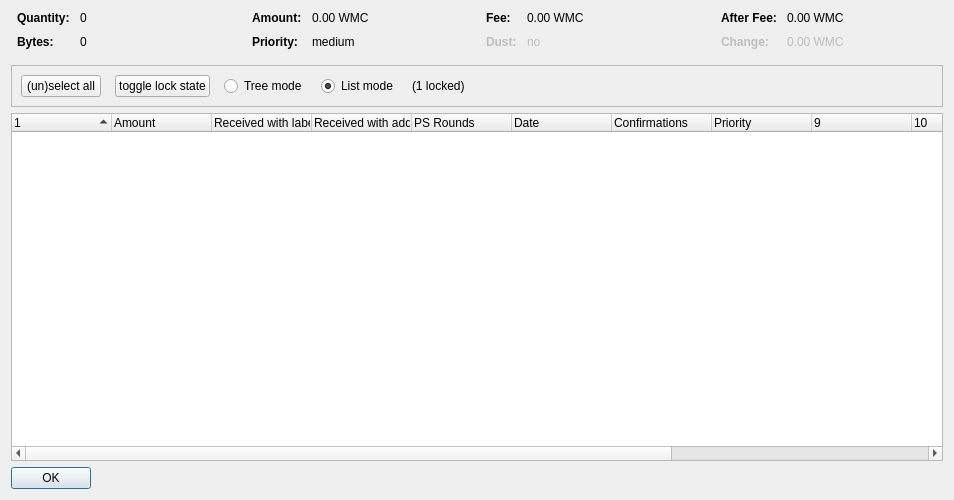
<?xml version="1.0" encoding="UTF-8"?>
<ui version="4.0">
 <class>CoinControlDialog</class>
 <widget class="QDialog" name="CoinControlDialog">
  <property name="geometry">
   <rect>
    <x>0</x>
    <y>0</y>
    <width>954</width>
    <height>500</height>
   </rect>
  </property>
  <property name="windowTitle">
   <string>Coin Selection</string>
  </property>
  <layout class="QVBoxLayout" name="verticalLayout">
   <item>
    <layout class="QHBoxLayout" name="horizontalLayoutTop" stretch="0,0,0,0">
     <property name="topMargin">
      <number>0</number>
     </property>
     <property name="bottomMargin">
      <number>10</number>
     </property>
     <item>
      <layout class="QFormLayout" name="formLayoutCoinControl1">
       <property name="horizontalSpacing">
        <number>10</number>
       </property>
       <property name="verticalSpacing">
        <number>10</number>
       </property>
       <property name="leftMargin">
        <number>6</number>
       </property>
       <property name="rightMargin">
        <number>6</number>
       </property>
       <item row="0" column="0">
        <widget class="QLabel" name="labelCoinControlQuantityText">
         <property name="font">
          <font>
           <weight>75</weight>
           <bold>true</bold>
          </font>
         </property>
         <property name="text">
          <string>Quantity:</string>
         </property>
        </widget>
       </item>
       <item row="0" column="1">
        <widget class="QLabel" name="labelCoinControlQuantity">
         <property name="cursor">
          <cursorShape>IBeamCursor</cursorShape>
         </property>
         <property name="contextMenuPolicy">
          <enum>Qt::ActionsContextMenu</enum>
         </property>
         <property name="text">
          <string notr="true">0</string>
         </property>
         <property name="textInteractionFlags">
          <set>Qt::LinksAccessibleByMouse|Qt::TextSelectableByKeyboard|Qt::TextSelectableByMouse</set>
         </property>
        </widget>
       </item>
       <item row="1" column="0">
        <widget class="QLabel" name="labelCoinControlBytesText">
         <property name="font">
          <font>
           <weight>75</weight>
           <bold>true</bold>
          </font>
         </property>
         <property name="text">
          <string>Bytes:</string>
         </property>
        </widget>
       </item>
       <item row="1" column="1">
        <widget class="QLabel" name="labelCoinControlBytes">
         <property name="cursor">
          <cursorShape>IBeamCursor</cursorShape>
         </property>
         <property name="contextMenuPolicy">
          <enum>Qt::ActionsContextMenu</enum>
         </property>
         <property name="text">
          <string notr="true">0</string>
         </property>
         <property name="textInteractionFlags">
          <set>Qt::LinksAccessibleByMouse|Qt::TextSelectableByKeyboard|Qt::TextSelectableByMouse</set>
         </property>
        </widget>
       </item>
      </layout>
     </item>
     <item>
      <layout class="QFormLayout" name="formLayoutCoinControl2">
       <property name="horizontalSpacing">
        <number>10</number>
       </property>
       <property name="verticalSpacing">
        <number>10</number>
       </property>
       <property name="leftMargin">
        <number>6</number>
       </property>
       <property name="rightMargin">
        <number>6</number>
       </property>
       <item row="0" column="0">
        <widget class="QLabel" name="labelCoinControlAmountText">
         <property name="font">
          <font>
           <weight>75</weight>
           <bold>true</bold>
          </font>
         </property>
         <property name="text">
          <string>Amount:</string>
         </property>
        </widget>
       </item>
       <item row="0" column="1">
        <widget class="QLabel" name="labelCoinControlAmount">
         <property name="cursor">
          <cursorShape>IBeamCursor</cursorShape>
         </property>
         <property name="contextMenuPolicy">
          <enum>Qt::ActionsContextMenu</enum>
         </property>
         <property name="text">
          <string notr="true">0.00 WMC</string>
         </property>
         <property name="textInteractionFlags">
          <set>Qt::LinksAccessibleByMouse|Qt::TextSelectableByKeyboard|Qt::TextSelectableByMouse</set>
         </property>
        </widget>
       </item>
       <item row="1" column="0">
        <widget class="QLabel" name="labelCoinControlPriorityText">
         <property name="font">
          <font>
           <weight>75</weight>
           <bold>true</bold>
          </font>
         </property>
         <property name="text">
          <string>Priority:</string>
         </property>
        </widget>
       </item>
       <item row="1" column="1">
        <widget class="QLabel" name="labelCoinControlPriority">
         <property name="cursor">
          <cursorShape>IBeamCursor</cursorShape>
         </property>
         <property name="contextMenuPolicy">
          <enum>Qt::ActionsContextMenu</enum>
         </property>
         <property name="text">
          <string>medium</string>
         </property>
         <property name="textInteractionFlags">
          <set>Qt::LinksAccessibleByMouse|Qt::TextSelectableByKeyboard|Qt::TextSelectableByMouse</set>
         </property>
        </widget>
       </item>
      </layout>
     </item>
     <item>
      <layout class="QFormLayout" name="formLayoutCoinControl3">
       <property name="horizontalSpacing">
        <number>10</number>
       </property>
       <property name="verticalSpacing">
        <number>10</number>
       </property>
       <property name="leftMargin">
        <number>6</number>
       </property>
       <property name="rightMargin">
        <number>6</number>
       </property>
       <item row="0" column="0">
        <widget class="QLabel" name="labelCoinControlFeeText">
         <property name="font">
          <font>
           <weight>75</weight>
           <bold>true</bold>
          </font>
         </property>
         <property name="text">
          <string>Fee:</string>
         </property>
        </widget>
       </item>
       <item row="0" column="1">
        <widget class="QLabel" name="labelCoinControlFee">
         <property name="cursor">
          <cursorShape>IBeamCursor</cursorShape>
         </property>
         <property name="contextMenuPolicy">
          <enum>Qt::ActionsContextMenu</enum>
         </property>
         <property name="text">
          <string notr="true">0.00 WMC</string>
         </property>
         <property name="textInteractionFlags">
          <set>Qt::LinksAccessibleByMouse|Qt::TextSelectableByKeyboard|Qt::TextSelectableByMouse</set>
         </property>
        </widget>
       </item>
       <item row="1" column="0">
        <widget class="QLabel" name="labelCoinControlLowOutputText">
         <property name="enabled">
          <bool>false</bool>
         </property>
         <property name="font">
          <font>
           <weight>75</weight>
           <bold>true</bold>
          </font>
         </property>
         <property name="text">
          <string>Dust:</string>
         </property>
        </widget>
       </item>
       <item row="1" column="1">
        <widget class="QLabel" name="labelCoinControlLowOutput">
         <property name="enabled">
          <bool>false</bool>
         </property>
         <property name="cursor">
          <cursorShape>IBeamCursor</cursorShape>
         </property>
         <property name="contextMenuPolicy">
          <enum>Qt::ActionsContextMenu</enum>
         </property>
         <property name="text">
          <string>no</string>
         </property>
         <property name="textInteractionFlags">
          <set>Qt::LinksAccessibleByMouse|Qt::TextSelectableByKeyboard|Qt::TextSelectableByMouse</set>
         </property>
        </widget>
       </item>
      </layout>
     </item>
     <item>
      <layout class="QFormLayout" name="formLayoutCoinControl4">
       <property name="horizontalSpacing">
        <number>10</number>
       </property>
       <property name="verticalSpacing">
        <number>10</number>
       </property>
       <property name="leftMargin">
        <number>6</number>
       </property>
       <property name="rightMargin">
        <number>6</number>
       </property>
       <item row="0" column="0">
        <widget class="QLabel" name="labelCoinControlAfterFeeText">
         <property name="font">
          <font>
           <weight>75</weight>
           <bold>true</bold>
          </font>
         </property>
         <property name="text">
          <string>After Fee:</string>
         </property>
        </widget>
       </item>
       <item row="0" column="1">
        <widget class="QLabel" name="labelCoinControlAfterFee">
         <property name="cursor">
          <cursorShape>IBeamCursor</cursorShape>
         </property>
         <property name="contextMenuPolicy">
          <enum>Qt::ActionsContextMenu</enum>
         </property>
         <property name="text">
          <string notr="true">0.00 WMC</string>
         </property>
         <property name="textInteractionFlags">
          <set>Qt::LinksAccessibleByMouse|Qt::TextSelectableByKeyboard|Qt::TextSelectableByMouse</set>
         </property>
        </widget>
       </item>
       <item row="1" column="0">
        <widget class="QLabel" name="labelCoinControlChangeText">
         <property name="enabled">
          <bool>false</bool>
         </property>
         <property name="font">
          <font>
           <weight>75</weight>
           <bold>true</bold>
          </font>
         </property>
         <property name="text">
          <string>Change:</string>
         </property>
        </widget>
       </item>
       <item row="1" column="1">
        <widget class="QLabel" name="labelCoinControlChange">
         <property name="enabled">
          <bool>false</bool>
         </property>
         <property name="cursor">
          <cursorShape>IBeamCursor</cursorShape>
         </property>
         <property name="contextMenuPolicy">
          <enum>Qt::ActionsContextMenu</enum>
         </property>
         <property name="text">
          <string notr="true">0.00 WMC</string>
         </property>
         <property name="textInteractionFlags">
          <set>Qt::LinksAccessibleByMouse|Qt::TextSelectableByKeyboard|Qt::TextSelectableByMouse</set>
         </property>
        </widget>
       </item>
      </layout>
     </item>
    </layout>
   </item>
   <item>
    <widget class="QFrame" name="frame">
     <property name="minimumSize">
      <size>
       <width>0</width>
       <height>40</height>
      </size>
     </property>
     <property name="frameShape">
      <enum>QFrame::StyledPanel</enum>
     </property>
     <property name="frameShadow">
      <enum>QFrame::Sunken</enum>
     </property>
     <layout class="QHBoxLayout" name="horizontalLayout">
      <item>
       <layout class="QHBoxLayout" name="horizontalLayoutPanel" stretch="0,0,0,0,0,0">
        <property name="spacing">
         <number>14</number>
        </property>
        <item>
         <widget class="QPushButton" name="pushButtonSelectAll">
          <property name="sizePolicy">
           <sizepolicy hsizetype="Maximum" vsizetype="Fixed">
            <horstretch>0</horstretch>
            <verstretch>0</verstretch>
           </sizepolicy>
          </property>
          <property name="text">
           <string>(un)select all</string>
          </property>
          <property name="autoDefault">
           <bool>false</bool>
          </property>
         </widget>
        </item>
        <item>
         <widget class="QPushButton" name="pushButtonToggleLock">
          <property name="sizePolicy">
           <sizepolicy hsizetype="Maximum" vsizetype="Fixed">
            <horstretch>0</horstretch>
            <verstretch>0</verstretch>
           </sizepolicy>
          </property>
          <property name="text">
           <string>toggle lock state</string>
          </property>
          <property name="autoDefault">
           <bool>false</bool>
          </property>
         </widget>
        </item>
        <item>
         <widget class="QRadioButton" name="radioTreeMode">
          <property name="sizePolicy">
           <sizepolicy hsizetype="Maximum" vsizetype="Fixed">
            <horstretch>0</horstretch>
            <verstretch>0</verstretch>
           </sizepolicy>
          </property>
          <property name="text">
           <string>Tree mode</string>
          </property>
         </widget>
        </item>
        <item>
         <widget class="QRadioButton" name="radioListMode">
          <property name="sizePolicy">
           <sizepolicy hsizetype="Maximum" vsizetype="Fixed">
            <horstretch>0</horstretch>
            <verstretch>0</verstretch>
           </sizepolicy>
          </property>
          <property name="text">
           <string>List mode</string>
          </property>
          <property name="checked">
           <bool>true</bool>
          </property>
         </widget>
        </item>
        <item>
         <widget class="QLabel" name="labelLocked">
          <property name="text">
           <string>(1 locked)</string>
          </property>
         </widget>
        </item>
        <item>
         <spacer name="horizontalSpacer">
          <property name="orientation">
           <enum>Qt::Horizontal</enum>
          </property>
          <property name="sizeHint" stdset="0">
           <size>
            <width>40</width>
            <height>20</height>
           </size>
          </property>
         </spacer>
        </item>
       </layout>
      </item>
     </layout>
    </widget>
   </item>
   <item>
    <widget class="CoinControlTreeWidget" name="treeWidget">
     <property name="contextMenuPolicy">
      <enum>Qt::CustomContextMenu</enum>
     </property>
     <property name="sortingEnabled">
      <bool>false</bool>
     </property>
     <property name="columnCount">
      <number>13</number>
     </property>
     <attribute name="headerShowSortIndicator" stdset="0">
      <bool>true</bool>
     </attribute>
     <attribute name="headerStretchLastSection">
      <bool>false</bool>
     </attribute>
     <column>
      <property name="text">
       <string/>
      </property>
     </column>
     <column>
      <property name="text">
       <string>Amount</string>
      </property>
     </column>
     <column>
      <property name="text">
       <string>Received with label</string>
      </property>
     </column>
     <column>
      <property name="text">
       <string>Received with address</string>
      </property>
     </column>
     <column>
      <property name="text">
       <string>PS Rounds</string>
      </property>
     </column>
     <column>
      <property name="text">
       <string>Date</string>
      </property>
     </column>
     <column>
      <property name="text">
       <string>Confirmations</string>
      </property>
      <property name="toolTip">
       <string>Confirmed</string>
      </property>
     </column>
     <column>
      <property name="text">
       <string>Priority</string>
      </property>
     </column>
     <column>
      <property name="text">
       <string/>
      </property>
     </column>
     <column>
      <property name="text">
       <string/>
      </property>
     </column>
     <column>
      <property name="text">
       <string/>
      </property>
     </column>
     <column>
      <property name="text">
       <string/>
      </property>
     </column>
     <column>
      <property name="text">
       <string/>
      </property>
     </column>
    </widget>
   </item>
   <item>
    <widget class="QDialogButtonBox" name="buttonBox">
     <property name="sizePolicy">
      <sizepolicy hsizetype="Maximum" vsizetype="Fixed">
       <horstretch>0</horstretch>
       <verstretch>0</verstretch>
      </sizepolicy>
     </property>
     <property name="orientation">
      <enum>Qt::Horizontal</enum>
     </property>
     <property name="standardButtons">
      <set>QDialogButtonBox::Ok</set>
     </property>
    </widget>
   </item>
  </layout>
 </widget>
 <customwidgets>
  <customwidget>
   <class>CoinControlTreeWidget</class>
   <extends>QTreeWidget</extends>
   <header>coincontroltreewidget.h</header>
  </customwidget>
 </customwidgets>
 <resources/>
 <connections/>
</ui>
